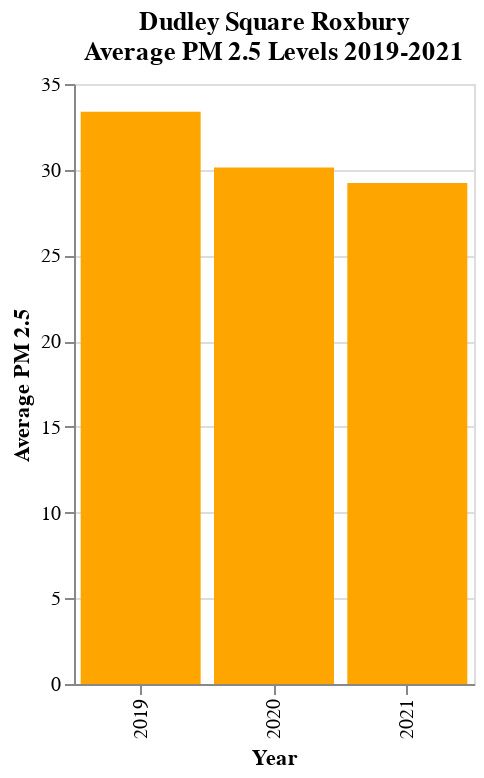

Notebook code for this chart:
### Code cell
# Create Bar Chart of Average PM 2.5 Levels in Dudley Square Roxbury from 2019-2021

chart2 = alt.Chart(DSR, title = ('Dudley Square Roxbury', 'Average PM 2.5 Levels 2019-2021')).mark_bar(color = "orange").encode(
    x='Year:O',
    y=alt.Y('PM25:Q', title = "Average PM 2.5")
).properties(width=200)
chart2

### Figure 1 — Vega-Lite specification as saved in the notebook (floating-point values rounded to 4 significant figures)
{"config": {"view": {"continuousWidth": 400, "continuousHeight": 300}}, "data": {"name": "data-e91b6aa9f57450e32e9d7dd7c1a14261"}, "mark": {"type": "bar", "color": "orange"}, "encoding": {"x": {"field": "Year", "type": "ordinal"}, "y": {"field": "PM25", "title": "Average PM 2.5", "type": "quantitative"}}, "title": ["Dudley Square Roxbury", "Average PM 2.5 Levels 2019-2021"], "width": 200, "$schema": "https://vega.github.io/schema/vega-lite/v4.17.0.json", "datasets": {"data-e91b6aa9f57450e32e9d7dd7c1a14261": [{"Year": 2019, "Site Name (of Overall AQI)": "DUDLEY SQUARE ROXBURY", "Overall AQI Value\t": 38.71, "PM25": 33.38, "Latitude": 42.33, "Longitude": -71.08}, {"Year": 2020, "Site Name (of Overall AQI)": "DUDLEY SQUARE ROXBURY", "Overall AQI Value\t": 38.09, "PM25": 30.13, "Latitude": 42.33, "Longitude": -71.08}, {"Year": 2021, "Site Name (of Overall AQI)": "DUDLEY SQUARE ROXBURY", "Overall AQI Value\t": 36.45, "PM25": 29.23, "Latitude": 42.33, "Longitude": -71.08}]}}
